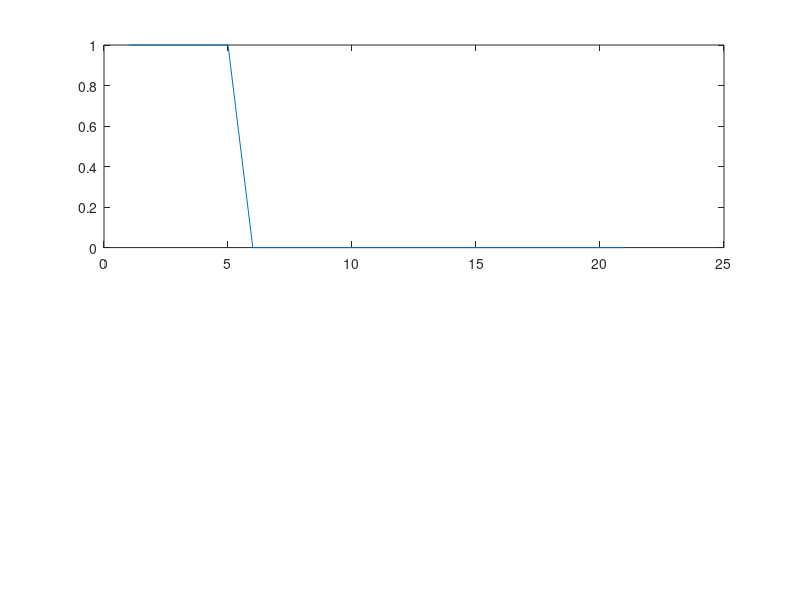

MATLAB code to generate this figure: (Note: this script raises an error after producing the figure.)
%DATA COMMUNICATION(CAECC12)
%MADE BY: TARUN KISHORE
%BRANCH: CSAI-II
%ROLL NO: 2020UCA1876
%EXPERIMENT-2 c: To verify convolution property of fourier transform
clc;
clear all; 
close all;
x = [ones(1,5),zeros(1,16)];
h = [ones(1,10),zeros(1,11)];;

N = length(x);
M = length(h);

y= zeros(1,N);
y=h.*x;

subplot(2,1,1);
plot(y);

syms w t;
z1=fft(x);
z2=fft(h);
plot(abs(fft(y)));
title('fourier transform of x * h');
subplot(2,1,2);
z=1/21* cconv(z1,z2,21);

plot(abs(z));

title('convolution fourier transform of x  and h');